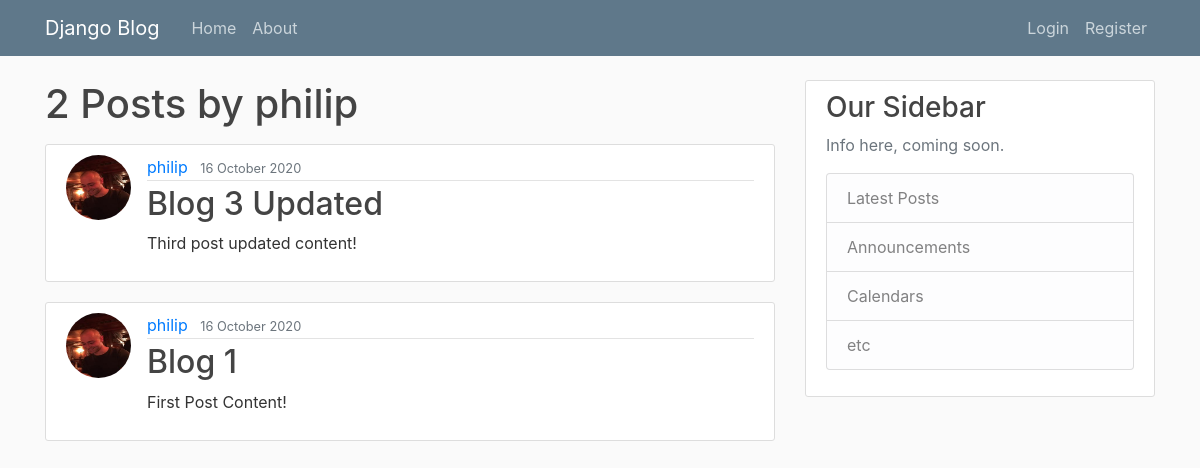
The page /user/philip/ on the database as committed earlier.
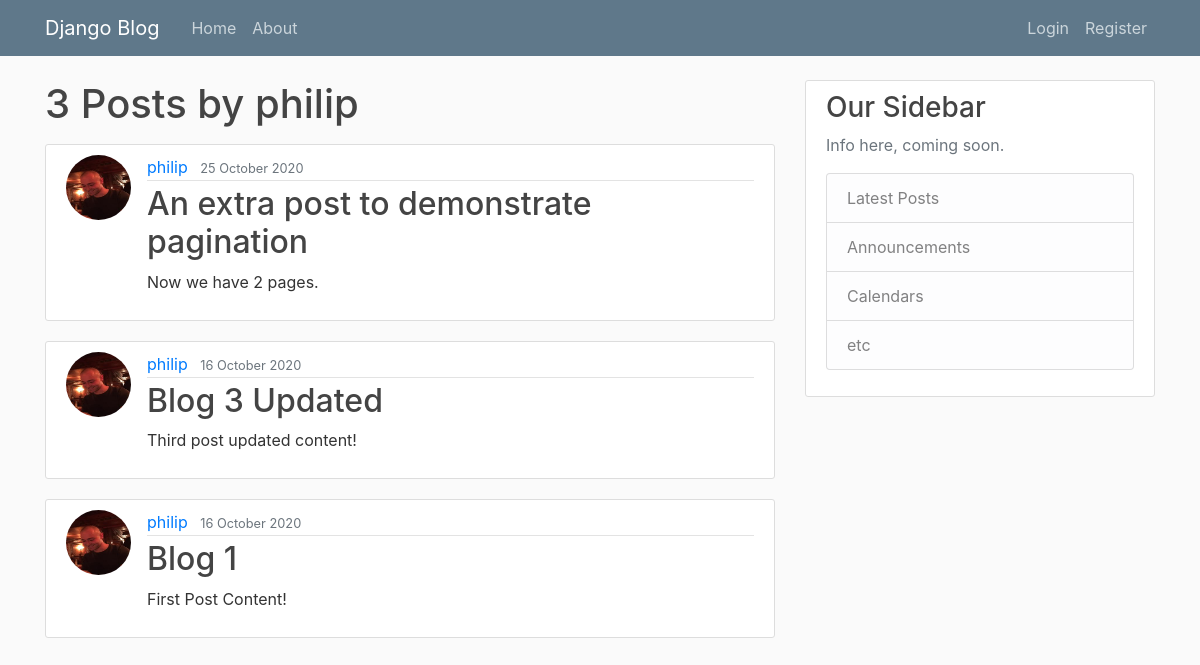
The same page on the database as committed later.
### blog/models.py (models this page shows, shortened)
class Post(models.Model):
    title = models.CharField(max_length=100)
    content = models.TextField()
    date_posted = models.DateTimeField(default=timezone.now)
    author = models.ForeignKey(User, on_delete=models.CASCADE)

### users/models.py (models this page shows, shortened)
class Profile(models.Model):
    user = models.OneToOneField(User, on_delete=models.CASCADE)
    image = models.ImageField(default='default.jpg', upload_to='profile_pics')

### blog/views.py (the view)
# urls.py: path('user/<str:username>/', UserPostListView.as_view(), name='user-posts'),
class UserPostListView(ListView):
    model = Post
    template_name = 'blog/user_posts.html'
    context_object_name = 'posts'
    paginate_by = 5
    def get_queryset(self):
        user = get_object_or_404(User, username=self.kwargs.get('username'))
        return Post.objects.filter(author=user).order_by('-date_posted')

### blog/templates/blog/user_posts.html (shortened to what this page needs)
{% extends "blog/base.html" %}
{% block content %}
    <h1 class="mb-3">{{ page_obj.paginator.count }} Post{{ page_obj.paginator.count|pluralize }} by {{ view.kwargs.username }}</h1>
    {% for post in posts %}
        <article class="media content-section">
            <img class="rounded-circle article-img" src="{{ post.author.profile.image.url }}">
            <div class="media-body">
                <div class="article-metadata">
                  <a class="mr-2" href="{% url 'user-posts' post.author.username %}">{{ post.author }}</a>
                  <small class="text-muted">{{ post.date_posted|date:"d F Y" }}</small>
                </div>
                <h2><a class="article-title" href="{% url 'post-detail' post.id %}">{{ post.title }}</a></h2>
                <p class="article-content">{{ post.content }}</p>
          </div>
        </article>
    {% endfor %}
{% endblock content %}

Rows that differ between the two databases and show on the page:
added Post: author.profile.image (picture), author "philip", date_posted "25 October 2020", title "An extra post to demonstrate pagination", content "Now we have 2 pages."
Other text that changed with them:
{{ page_obj.paginator.count }}: "2" → "3"
